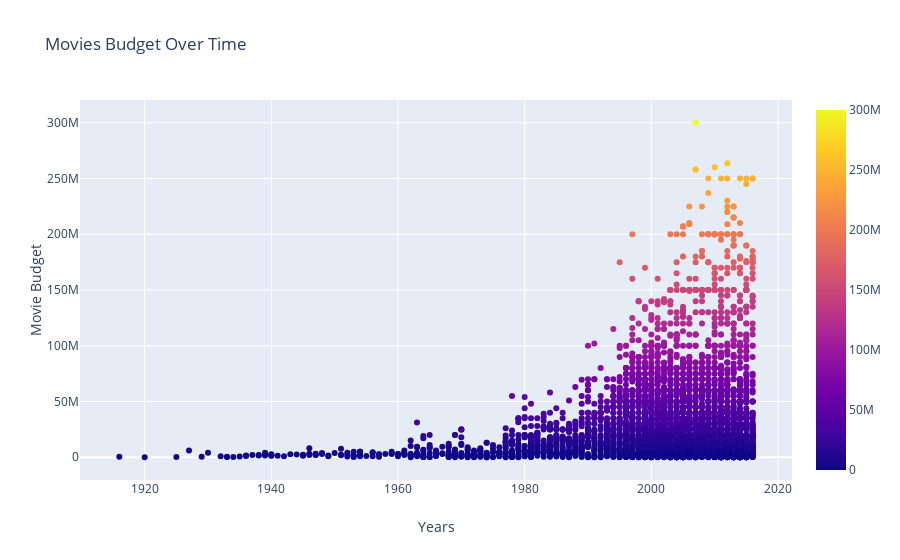

The notebook cell this image was saved under:
### Code cell
## We can see from above the graph that overall budget seems to increase after 1995 with few movies exceeding 50M but also movies with budget less than 50M are also perfoming well.
## and below you see how much a total of 5000 movies in our imdb data set has spent on production and budget in general
## higher budget spending not neccessarily translates into academy award winning
fig = go.Figure(data=go.Scatter(x=metadata.title_year,
                                y=metadata.budget,
                                mode='markers',
                                marker_color=metadata.budget,
                                marker=dict(showscale=True),
                                text=metadata.movie_title)) # hover text goes here

fig.update_layout(title='')
fig.update_layout(title="Movies Budget Over Time",xaxis_title="Years",yaxis_title="Movie Budget")
fig.show()

### Figure 1 — Plotly figure (JSON) as saved in the notebook; plotly's stock layout.template omitted (floating-point values rounded to 4 significant figures; data arrays with more than 128 entries replaced by an {"elided": "..."} marker saying what was removed)
{"data": [{"marker": {"color": {"elided": "5043 int values"}, "showscale": true}, "mode": "markers", "text": {"elided": "5043 str values"}, "type": "scatter", "x": {"elided": "5043 int values"}, "y": {"elided": "5043 int values"}}], "layout": {"title": {"text": "Movies Budget Over Time"}, "xaxis": {"title": {"text": "Years"}}, "yaxis": {"title": {"text": "Movie Budget"}}}}
